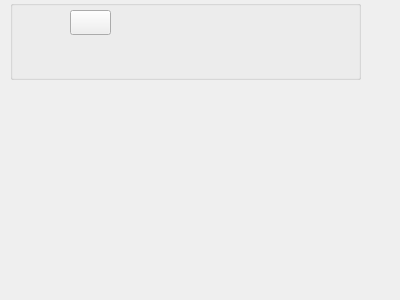
<?xml version="1.0" encoding="UTF-8"?>
<ui version="4.0">
 <class>Editor</class>
 <widget class="QFrame" name="Editor">
  <property name="geometry">
   <rect>
    <x>0</x>
    <y>0</y>
    <width>400</width>
    <height>300</height>
   </rect>
  </property>
  <property name="windowTitle">
   <string>Frame</string>
  </property>
  <widget class="QGroupBox" name="groupBox">
   <property name="geometry">
    <rect>
     <x>10</x>
     <y>0</y>
     <width>351</width>
     <height>80</height>
    </rect>
   </property>
   <property name="title">
    <string/>
   </property>
   <widget class="QPushButton" name="ciopyButton">
    <property name="geometry">
     <rect>
      <x>60</x>
      <y>10</y>
      <width>41</width>
      <height>25</height>
     </rect>
    </property>
    <property name="text">
     <string/>
    </property>
    <property name="icon">
     <iconset resource="../resources.qrc">
      <normaloff>:/icons/copy.png</normaloff>:/icons/copy.png</iconset>
    </property>
   </widget>
  </widget>
 </widget>
 <resources>
  <include location="../resources.qrc"/>
 </resources>
 <connections/>
</ui>
